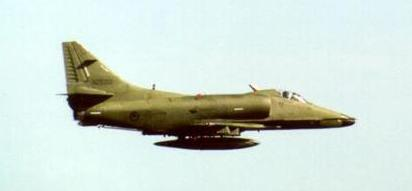
#> input picture practices/cv/images/airplane.jpg, 412 x 191 px
$ python rotate.py --image images/airplane.jpg
#> lines starting #> are read from the running program, lines starting #| are printed output that depends on the picture
#!/usr/bin/env python3
# -*- coding: utf-8 -*-
# https://github.com/china-testing/python-api-tesing/blob/master/practices/cv/rotate.py
# 项目实战讨论QQ群630011153 144081101
# CreateDate: 2018-12-26
import numpy as np
import argparse
import imutils
import cv2

# Parse command line arguments
ap = argparse.ArgumentParser()
ap.add_argument("-i", "--image", required=True, help="Path to the image")
args = vars(ap.parse_args())

# Load and display original image
image = cv2.imread(args["image"])
#> image is the input picture: shape (191, 412, 3); mean B, G, R 210.6, 219.1, 206.4
cv2.imshow("Original", image)
cv2.waitKey(0)

# Determine the center of the image
# OpenCV allows you to specify any arbitrary point to rotate around,
# here we'll use the image center
(h, w) = image.shape[:2]
#> h = 191; w = 412
center = (w//2, h//2)
#> center = (206, 95)

# Build the rotation matrix around the center, 45 degrees clockwise,
# without changing the scale
# cv2.warpAffine applies the transformation
M = cv2.getRotationMatrix2D(center, 45, 1.0)
rotated = cv2.warpAffine(image, M, (w, h))
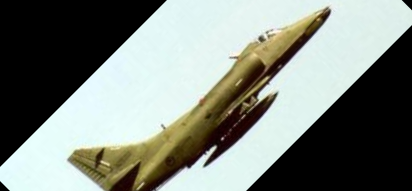
#> rotated: shape (191, 412, 3); mean B, G, R 125.6, 133.3, 127
cv2.imshow("Rotated by 45 Degrees", rotated)
cv2.waitKey(0)

# 使用imutils无损旋转
rotated = imutils.rotate_bound(image, 45)
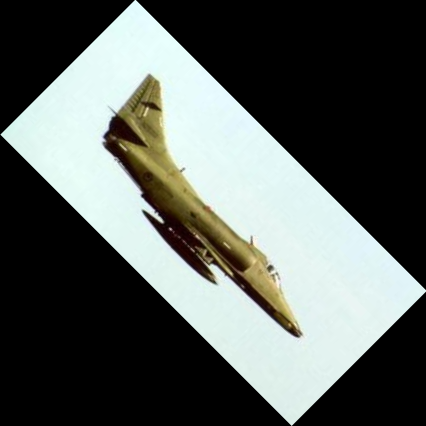
#> rotated: shape (426, 426, 3); mean B, G, R 91.3, 95, 89.5
cv2.imshow("Imutils Bound Rotation", rotated)
cv2.waitKey(0)

# Rotate 90 degrees counterclockwise
M = cv2.getRotationMatrix2D(center, -90, 1.0)
rotated = cv2.warpAffine(image, M, (w, h))
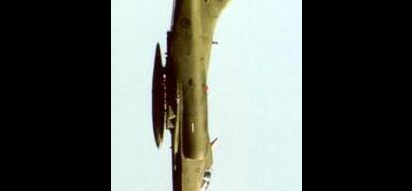
#> rotated: shape (191, 412, 3); mean B, G, R 90, 95.2, 90.8
cv2.imshow("Rotated by -90 Degrees", rotated)
cv2.waitKey(0)

# Instead of manually constructing M and calling the transformation, use
# the rotate function in imutils which does that for you
rotated = imutils.rotate(image, 180)
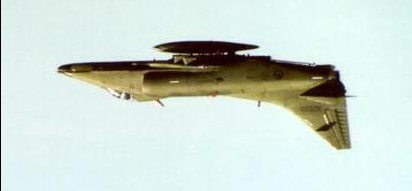
#> rotated: shape (191, 412, 3); mean B, G, R 210, 218.5, 205.8
cv2.imshow("Rotated by 180 Degrees", rotated)
cv2.waitKey(0)
